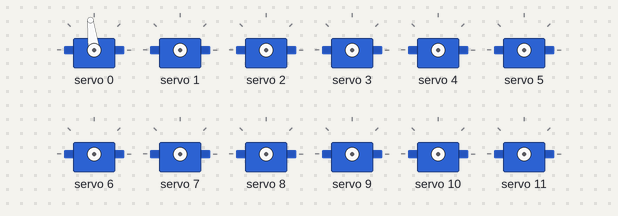
This sketch was run on a simulated ESP32. Parts: 12 × servo.

Above: at 0.15 s.
At 4.8 s:
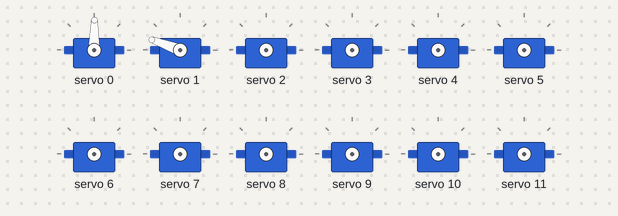
At 8.3 s:
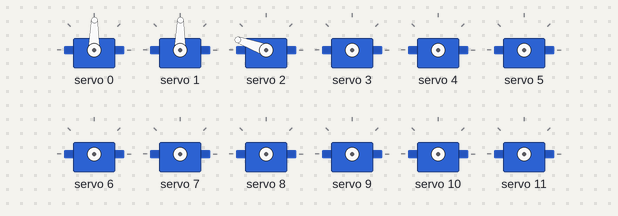
At 18.9 s:
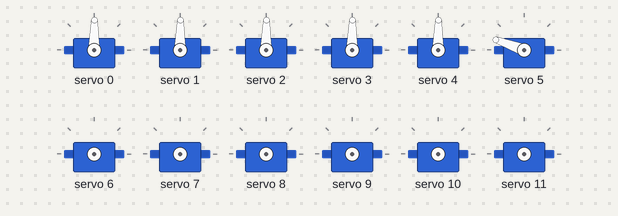
At 25.9 s:
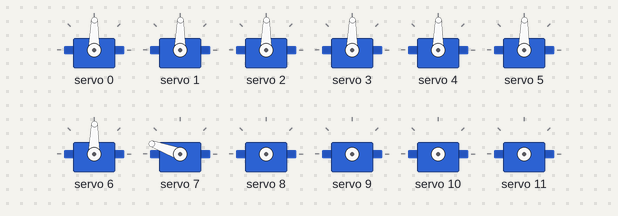
At 36.4 s:
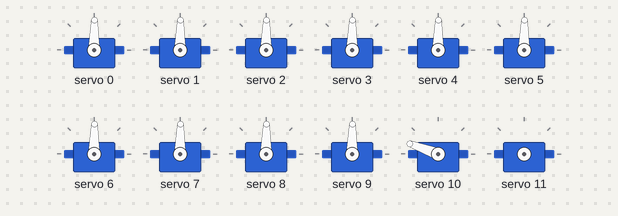
Timing chart, 0 to 40.0 s (numbered marks = the images above):
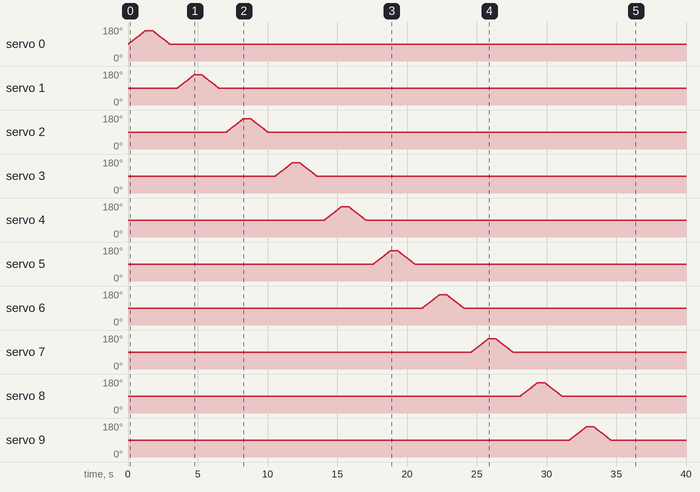

Measured:
- by itself, servo 0–10: rises from 89° to 160° in 1.2 s, then falls to 89° in 1.8 s
- by itself, servo 11: moves from 89° to 160° over 1.2 s

The sketch:

reset.ino
```cpp
#include <Wire.h>
#include <Adafruit_PWMServoDriver.h>

#define SERVO_MIN 150  // Minimum pulse length
#define SERVO_MAX 600  // Maximum pulse length
#define TOTAL_SERVOS 16

Adafruit_PWMServoDriver pwm = Adafruit_PWMServoDriver(0x40);

void sweepServo(int servoNum, int startAngle, int endAngle) {
  for (int angle = startAngle; angle <= endAngle; angle++) {
    pwm.setPWM(servoNum, 0, map(angle, 0, 180, SERVO_MIN, SERVO_MAX));
    delay(20);
  }
  delay(500);

  for (int angle = endAngle; angle >= startAngle; angle--) {
    pwm.setPWM(servoNum, 0, map(angle, 0, 180, SERVO_MIN, SERVO_MAX));
    delay(20);
  }
  delay(500);
}

void setup() {
  pwm.begin();
  pwm.setPWMFreq(50);  // Analog servos run at 50 Hz
}

void loop() {
  for (int i = 0; i < TOTAL_SERVOS; i++) {
    sweepServo(i, 60, 120);  // Sweep one servo at a time
  }
}
```
